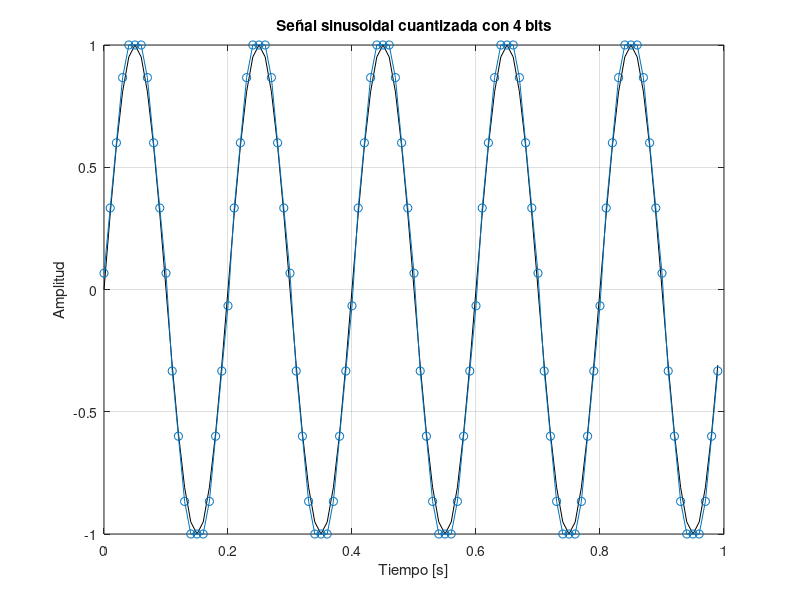
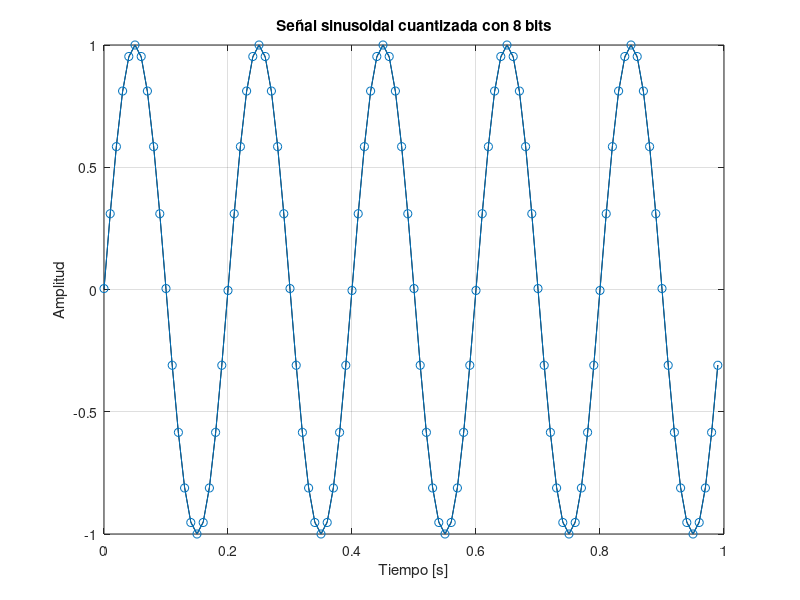
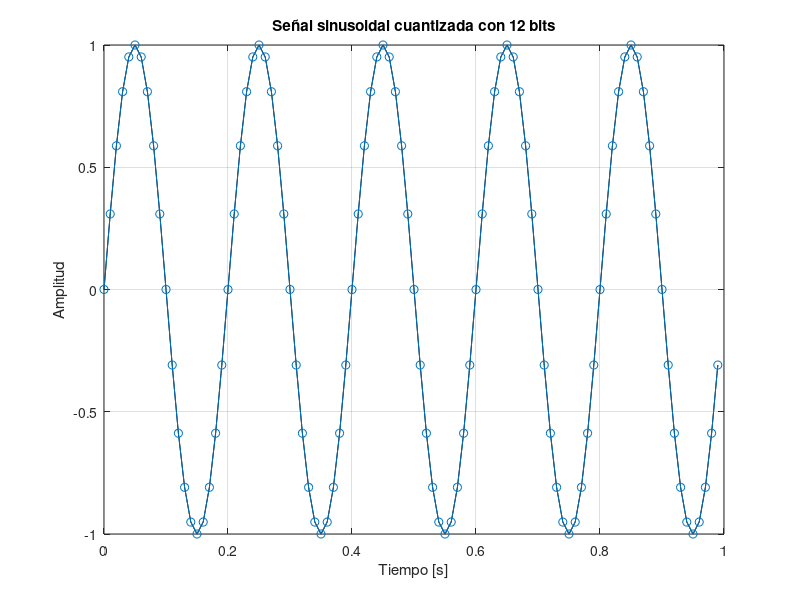

Here is the MATLAB script that generated these plots, in order:
clear all;
close all;
clc;

% Parámetros de la señal
A = 1;              % Amplitud
f = 5;              % Frecuencia de la señal en Hz
fs = 100;           % Frecuencia de muestreo en Hz
N = 100;            % Cantidad de muestras

n = 0:N-1;
t = n / fs;

% Señal sinusoidal
x = A * sin(2*pi*f*t);

% Cuantización con distintas resoluciones
bits1 = 4;
bits2 = 8;
bits3 = 12;

niveles1 = 2^bits1;
niveles2 = 2^bits2;
niveles3 = 2^bits3;

xq1 = round((x + A) * (niveles1 - 1) / (2*A)) * (2*A) / (niveles1 - 1) - A;
xq2 = round((x + A) * (niveles2 - 1) / (2*A)) * (2*A) / (niveles2 - 1) - A;
xq3 = round((x + A) * (niveles3 - 1) / (2*A)) * (2*A) / (niveles3 - 1) - A;

figure;
plot(t, x, 'k', t, xq1, 'o-');
grid on;
title('Señal sinusoidal cuantizada con 4 bits');
xlabel('Tiempo [s]');
ylabel('Amplitud');

figure;
plot(t, x, 'k', t, xq2, 'o-');
grid on;
title('Señal sinusoidal cuantizada con 8 bits');
xlabel('Tiempo [s]');
ylabel('Amplitud');

figure;
plot(t, x, 'k', t, xq3, 'o-');
grid on;
title('Señal sinusoidal cuantizada con 12 bits');
xlabel('Tiempo [s]');
ylabel('Amplitud');
